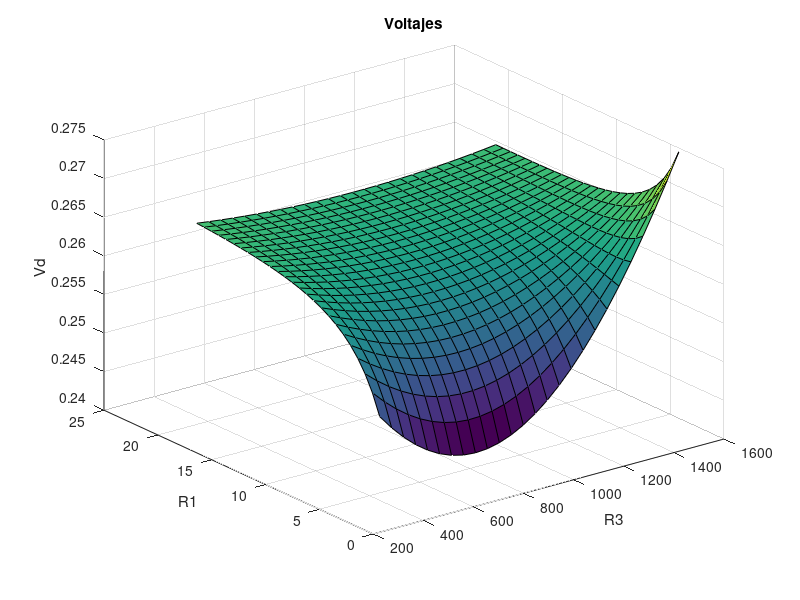
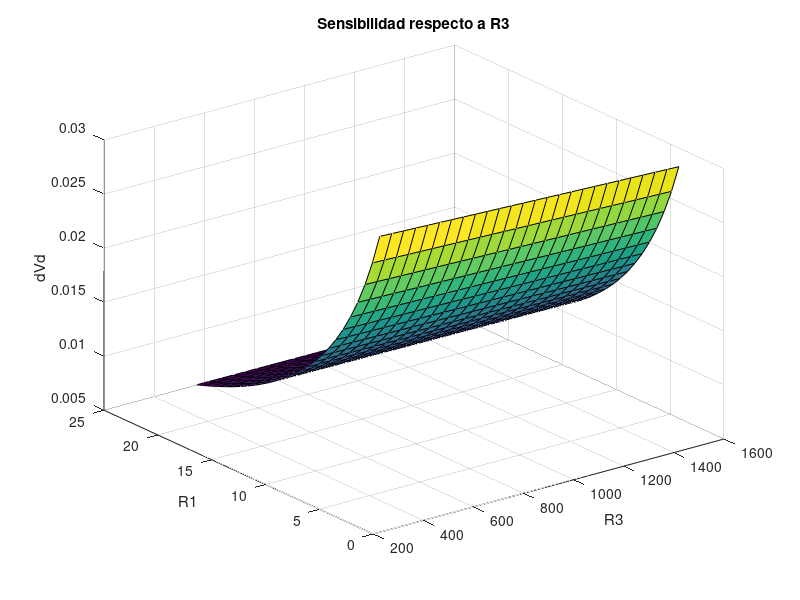
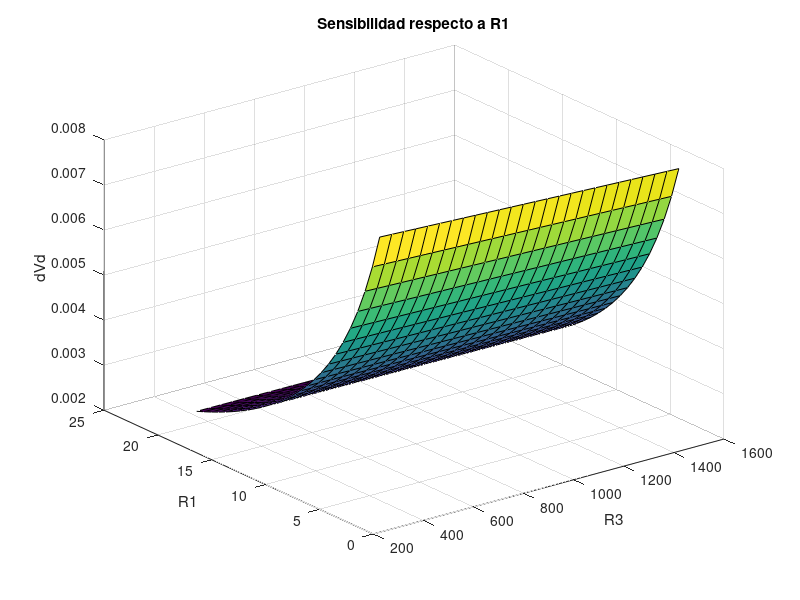

The MATLAB script that drew these images, in order:
clear
% Constantes de Control
R4 = 1e3; %Ohm
C3 = 100e-9; %F

f = 10e3; %Hz
w = 2*pi*f;
Vg = 5; %V

% Control en la Reistencia 3
QN = 10;
Qm = 0.25*QN;
QM = QN;
M = 25; %Vueltas al Potenciometro

% Control en la Resistencia 1
N = 25; %Vueltas al Potenciometro
LM = 2.1e-3; %H
Lm = 0.4e-3; %H

% Resistencia 3
R3M = QM/(w*C3);
R3m = Qm/(w*C3);
rR3 = R3M-R3m;
dR3 = (R3M-R3m)/M;
R3 = (R3m:dR3:R3M)';

%Resistencia 1

R1M = LM/(C3*R4);
R1m = Lm/(C3*R4);
rR1 = R1M-R1m;
dR1 = (R1M-R1m)/N;
R1 = (R1m:dR1:R1M)';

% Componentes de prueba

Rx = 1e12; %Ohm. No la se, pero no va a afectar mucho los calculos
% Lx = (LM-Lm)*rand()+Lm;
% Lx = LM; % Test MAX
% Lx = Lm; % Test min
Lx = (LM-Lm)/2; % Test Mid

% Qx = (QM-Qm)*rand()+Qm;
% Qx = QM; % Test MAX
% Qx = Qm; % Test min
Qx = (QM-Qm)/2; % Test Mid

%Impedancias en Puente de Hay
Z1 = R1;
Zx = 1/(1/Rx + 1/(1i*w*Lx));
Z3 = R3 + 1/(1i*w*C3);
Z4 = R4;

%Calculos
Vd = zeros(length(R3),length(R1));
for i=1:length(R3)
    for j=1:length(R1)
        Vd(i,j) = abs(Vg*(Z3(i)*Zx - Z1(j)*Z4)/((Z1(j) + Z3(i))*(Zx + Z4)));
    end
end

%Coordenadas
Qxx = w *C3.*R3;
Lyy = R4*C3.*R1;

figure(1);

% Coordenadas R
surf(R3,R1,Vd);
xlabel('R3'); %Qx
ylabel('R1'); %Lx
zlabel('Vd');
title('Voltajes');

% Coordenadas Q,L
% surf(Qxx,Lyy,Vd);
% xlabel('Qx');
% ylabel('Lx');
% zlabel('Vd');
% title('Voltajes');

minVd = min(min(Vd));

%view(90,0);
%90,0 veo el plano YZ
%180,0 veo el plano XZ

%Sensibilidad a R3
dVdR3 = zeros(length(R3),length(R1));
for i=1:length(R3)
    for j=1:length(R1)
        dVdR3(i,j) = abs(1/((1 + Z1(j)/Z3(i))*(Z4/Zx + 1))*dR3/Z3(i)*Vg);
    end
end

figure(2);

% % Coordenadas R
surf(R3,R1,dVdR3);
xlabel('R3');
ylabel('R1');
zlabel('dVd');
title('Sensibilidad respecto a R3');

% % Coordenadas Q,L
% surf(Qxx,Lyy,dVdR3);
% xlabel('Qx');
% ylabel('Lx');
% zlabel('Vd');
% title('Voltajes');

%Sensibilidad a R1
dVdR1 = zeros(length(R3),length(R1));
for i=1:length(R3)
    for j=1:length(R1)
        dVdR1(i,j) = abs(-1/((1 + Z3(i)/Z1(j))*(Zx/Z4 + 1))*dR1/Z1(j)*Vg);
    end
end

figure(3);
surf(R3,R1,dVdR1);
xlabel('R3');
ylabel('R1');
zlabel('dVd');
title('Sensibilidad respecto a R1');

% % Coordenadas Q,L
% surf(Qxx,Lyy,dVdR1);
% xlabel('Qx');
% ylabel('Lx');
% zlabel('Vd');
% title('Voltajes');

% figure(4);
% surf(R3,R1,abs(dVdR3-dVdR1)./dVdR3*100);
% xlabel('R3');
% ylabel('R1');
% zlabel('ddVd');
% title('Diferencia Porcentual de Sensibilidad entre R1 y R3');

%data = [R1m R1M rR1 dR1; R3m R3M rR3 dR3; Lx Qx minVd Vg];